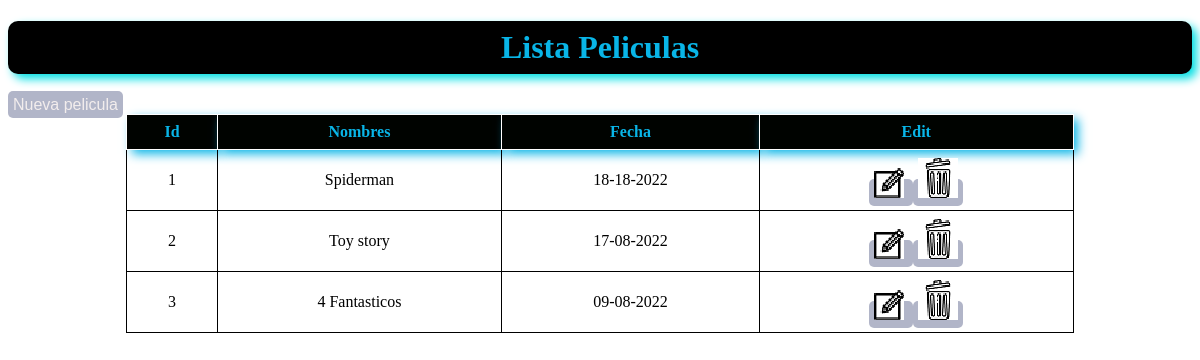
The page /lista_peliculas.php on the database its author committed.
### tables this page shows
CREATE TABLE IF NOT EXISTS `peliculas` (
  `pel_id` int(11) NOT NULL AUTO_INCREMENT,
  `pel_nombre` varchar(50) DEFAULT NULL,
  `pel_fecha` varchar(50) DEFAULT NULL,
  PRIMARY KEY (`pel_id`)
);

### Conection.php (called while the page is built, shortened)
<?php
class Conection{
	function __construct(){
		$this->con=mysqli_connect('localhost','root','','primero');
	}
}
?>

### Peliculas.php (called while the page is built, shortened)
<?php
require_once('Conection.php');
class Peliculas extends Conection{
 function lista_peliculas(){
 $resultado=$this->con->query("SELECT * FROM Peliculas ");
 return $resultado->fetch_all(MYSQLI_ASSOC);
 }
}
?>

### lista_peliculas.php (the view, shortened to what this page needs)
<?php
require_once('Peliculas.php');
$Peliculas=new Peliculas();
$rest=$Peliculas->lista_peliculas();
?>
<!DOCTYPE html>
<html lang="en">
<head>
</head>
<body>
	<h1>Lista Peliculas</h1>
	<a href="formulario_peliculas.php">Nueva pelicula</a>
	<table align="center">
		<tr>
			<th style="background:#000300;color:#09B5E7;">Id</th>
			<th style="background:#000300;color:#09B5E7;">Nombres</th>
			<th style="background:#000300;color:#09B5E7;">Fecha</th>
			<th style="background:#000300;color:#09B5E7;">Edit</th>
		</tr>
		<?php
		foreach ($rest as $r) {
			echo "<tr>
			  <td>{$r['pel_id']}</td>
              <td>{$r['pel_nombre']}</td>
              <td>{$r['pel_fecha']}</td>
             <td>
              <a href='formulario_peliculas.php?pel_id={$r["pel_id"]}'>
              <img/src= 'descarga.png'>
              </a>
              <a href='acciones_peliculas.php?pel_id={$r["pel_id"]}'  onclick='return validar()' >
              <img/src= 'elim.png'>
              </a>
              </td>
			</tr>";
		}
		?>
	</table>
</body>
</html>

### lista_peliculas.php (style rules this page uses)
h1 { text-align:center; color:#09B5E7; padding: 8px; background: black; box-shadow:5px 5px 10px #02DFE3; border-radius:10px; }
th { text-align:center; color:#f6f740; padding: 8px; background: black; border: solid 1px white; box-shadow:5px 5px 10px #09B5E7; }
td { padding: 8px; border: solid 1px black; }
table { width:80%; border-collapse: collapse; text-align:center; border-radius:5px; }
tr { border-radius:10px; border: solid 1px black; }
a { background:#b1b5c8 ; color:#F2EDED; text-decoration:none; padding:5px; font-family: Arial; border-radius:5px; }

### rows shown on the page
peliculas: pel_id "1", pel_nombre "Spiderman", pel_fecha "18-18-2022"
peliculas: pel_id "2", pel_nombre "Toy story", pel_fecha "17-08-2022"
peliculas: pel_id "3", pel_nombre "4 Fantasticos", pel_fecha "09-08-2022"
